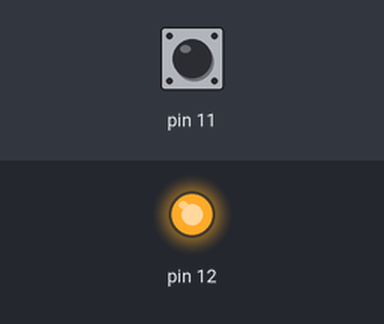
Bench run of a program on a simulated Raspberry Pi (header pin numbers). Parts: output pins drawn as LEDs (lit = HIGH). Dashed ring = blinking. Inputs (shaded band) come from the test bench; at power-on: pin 11 HIGH. Random numbers come from a fixed seed.

Above: at 1.2 s.
1.3 s: pin 11 pulsed LOW 2 times (0.12 s each, 0.3 s apart)
At 3.4 s:
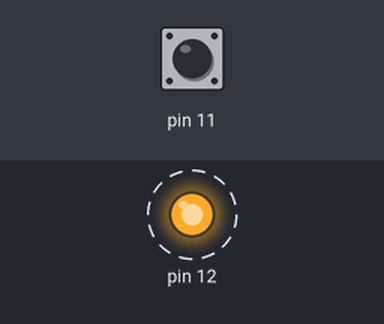
Timing chart, 0 to 4.9 s (numbered marks = the images above; inputs shaded):
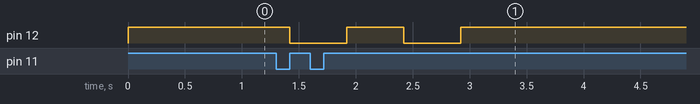

The program:

dieflash.py
```python
#!/usr/bin/python
import RPi.GPIO as GPIO
GPIO.setmode(GPIO.BOARD)

import time
import random

GPIO.setup (11, GPIO.IN)
GPIO.setup (12, GPIO.OUT)
while True:
	if not GPIO.input(11):
		flash = random.randint(1,6)
		while not GPIO.input(11):
			GPIO.output(12,True)
		while flash > 0:
			GPIO.output(12, False)
			time.sleep(0.5)
			GPIO.output(12, True)
			time.sleep(0.5)
			flash -= 1
	else:
		GPIO.output(12,True)
		time.sleep(0.1)
```

Measured:
- after the input at 1.3 s, pin 12: alternates HIGH for 0.50 s and LOW for 0.50 s, 4 changes in all, then stays HIGH, starting after 0.12 s
